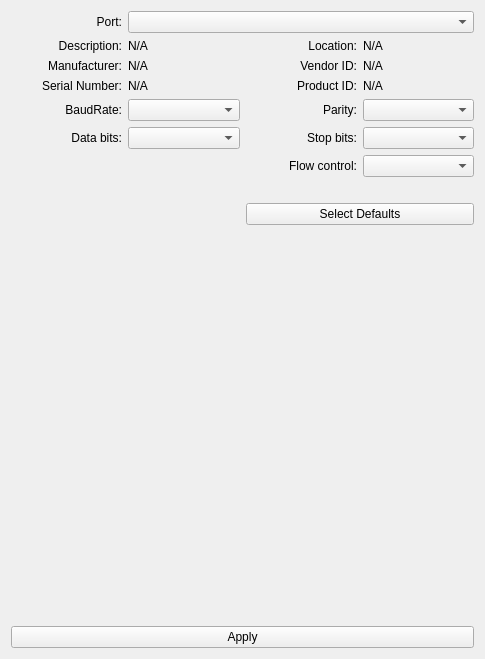
<?xml version="1.0" encoding="UTF-8"?>
<ui version="4.0">
 <class>SerialSettingsWidget</class>
 <widget class="QWidget" name="SerialSettingsWidget">
  <property name="geometry">
   <rect>
    <x>0</x>
    <y>0</y>
    <width>485</width>
    <height>659</height>
   </rect>
  </property>
  <property name="sizePolicy">
   <sizepolicy hsizetype="Minimum" vsizetype="Minimum">
    <horstretch>0</horstretch>
    <verstretch>0</verstretch>
   </sizepolicy>
  </property>
  <property name="windowTitle">
   <string>Settings</string>
  </property>
  <layout class="QGridLayout" name="gridLayout">
   <item row="2" column="0">
    <widget class="QLabel" name="label_2">
     <property name="sizePolicy">
      <sizepolicy hsizetype="Minimum" vsizetype="Minimum">
       <horstretch>0</horstretch>
       <verstretch>0</verstretch>
      </sizepolicy>
     </property>
     <property name="text">
      <string>Manufacturer:</string>
     </property>
     <property name="alignment">
      <set>Qt::AlignRight|Qt::AlignTrailing|Qt::AlignVCenter</set>
     </property>
    </widget>
   </item>
   <item row="3" column="1">
    <widget class="QLabel" name="serialNumberLabel">
     <property name="sizePolicy">
      <sizepolicy hsizetype="Minimum" vsizetype="Minimum">
       <horstretch>0</horstretch>
       <verstretch>0</verstretch>
      </sizepolicy>
     </property>
     <property name="text">
      <string>N/A</string>
     </property>
    </widget>
   </item>
   <item row="3" column="3">
    <widget class="QLabel" name="pidLabel">
     <property name="sizePolicy">
      <sizepolicy hsizetype="Minimum" vsizetype="Minimum">
       <horstretch>0</horstretch>
       <verstretch>0</verstretch>
      </sizepolicy>
     </property>
     <property name="text">
      <string>N/A</string>
     </property>
    </widget>
   </item>
   <item row="3" column="0">
    <widget class="QLabel" name="label_3">
     <property name="sizePolicy">
      <sizepolicy hsizetype="Minimum" vsizetype="Minimum">
       <horstretch>0</horstretch>
       <verstretch>0</verstretch>
      </sizepolicy>
     </property>
     <property name="text">
      <string>Serial Number:</string>
     </property>
     <property name="alignment">
      <set>Qt::AlignRight|Qt::AlignTrailing|Qt::AlignVCenter</set>
     </property>
    </widget>
   </item>
   <item row="2" column="3">
    <widget class="QLabel" name="vidLabel">
     <property name="sizePolicy">
      <sizepolicy hsizetype="Minimum" vsizetype="Minimum">
       <horstretch>0</horstretch>
       <verstretch>0</verstretch>
      </sizepolicy>
     </property>
     <property name="text">
      <string>N/A</string>
     </property>
    </widget>
   </item>
   <item row="3" column="2">
    <widget class="QLabel" name="label_6">
     <property name="sizePolicy">
      <sizepolicy hsizetype="Minimum" vsizetype="Minimum">
       <horstretch>0</horstretch>
       <verstretch>0</verstretch>
      </sizepolicy>
     </property>
     <property name="text">
      <string>Product ID:</string>
     </property>
     <property name="alignment">
      <set>Qt::AlignRight|Qt::AlignTrailing|Qt::AlignVCenter</set>
     </property>
    </widget>
   </item>
   <item row="6" column="3">
    <widget class="QComboBox" name="flowControlBox">
     <property name="sizePolicy">
      <sizepolicy hsizetype="Minimum" vsizetype="Minimum">
       <horstretch>0</horstretch>
       <verstretch>0</verstretch>
      </sizepolicy>
     </property>
    </widget>
   </item>
   <item row="6" column="2">
    <widget class="QLabel" name="flowControlLabel">
     <property name="sizePolicy">
      <sizepolicy hsizetype="Minimum" vsizetype="Minimum">
       <horstretch>0</horstretch>
       <verstretch>0</verstretch>
      </sizepolicy>
     </property>
     <property name="text">
      <string>Flow control:</string>
     </property>
     <property name="alignment">
      <set>Qt::AlignRight|Qt::AlignTrailing|Qt::AlignVCenter</set>
     </property>
    </widget>
   </item>
   <item row="1" column="3">
    <widget class="QLabel" name="locationLabel">
     <property name="sizePolicy">
      <sizepolicy hsizetype="Minimum" vsizetype="Minimum">
       <horstretch>0</horstretch>
       <verstretch>0</verstretch>
      </sizepolicy>
     </property>
     <property name="text">
      <string>N/A</string>
     </property>
    </widget>
   </item>
   <item row="0" column="0">
    <widget class="QLabel" name="label_7">
     <property name="text">
      <string>Port:</string>
     </property>
     <property name="alignment">
      <set>Qt::AlignRight|Qt::AlignTrailing|Qt::AlignVCenter</set>
     </property>
    </widget>
   </item>
   <item row="1" column="1">
    <widget class="QLabel" name="descriptionLabel">
     <property name="sizePolicy">
      <sizepolicy hsizetype="Minimum" vsizetype="Minimum">
       <horstretch>0</horstretch>
       <verstretch>0</verstretch>
      </sizepolicy>
     </property>
     <property name="text">
      <string>N/A</string>
     </property>
    </widget>
   </item>
   <item row="5" column="0">
    <widget class="QLabel" name="dataBitsLabel">
     <property name="sizePolicy">
      <sizepolicy hsizetype="Minimum" vsizetype="Minimum">
       <horstretch>0</horstretch>
       <verstretch>0</verstretch>
      </sizepolicy>
     </property>
     <property name="text">
      <string>Data bits:</string>
     </property>
     <property name="alignment">
      <set>Qt::AlignRight|Qt::AlignTrailing|Qt::AlignVCenter</set>
     </property>
    </widget>
   </item>
   <item row="4" column="1">
    <widget class="QComboBox" name="baudRateBox">
     <property name="sizePolicy">
      <sizepolicy hsizetype="Minimum" vsizetype="Minimum">
       <horstretch>0</horstretch>
       <verstretch>0</verstretch>
      </sizepolicy>
     </property>
    </widget>
   </item>
   <item row="5" column="1">
    <widget class="QComboBox" name="dataBitsBox">
     <property name="sizePolicy">
      <sizepolicy hsizetype="Minimum" vsizetype="Minimum">
       <horstretch>0</horstretch>
       <verstretch>0</verstretch>
      </sizepolicy>
     </property>
    </widget>
   </item>
   <item row="1" column="0">
    <widget class="QLabel" name="label">
     <property name="sizePolicy">
      <sizepolicy hsizetype="Minimum" vsizetype="Minimum">
       <horstretch>0</horstretch>
       <verstretch>0</verstretch>
      </sizepolicy>
     </property>
     <property name="text">
      <string>Description:</string>
     </property>
     <property name="alignment">
      <set>Qt::AlignRight|Qt::AlignTrailing|Qt::AlignVCenter</set>
     </property>
    </widget>
   </item>
   <item row="1" column="2">
    <widget class="QLabel" name="label_4">
     <property name="sizePolicy">
      <sizepolicy hsizetype="Minimum" vsizetype="Minimum">
       <horstretch>0</horstretch>
       <verstretch>0</verstretch>
      </sizepolicy>
     </property>
     <property name="text">
      <string>Location:</string>
     </property>
     <property name="alignment">
      <set>Qt::AlignRight|Qt::AlignTrailing|Qt::AlignVCenter</set>
     </property>
    </widget>
   </item>
   <item row="0" column="1" colspan="3">
    <widget class="QComboBox" name="serialPortInfoListBox">
     <property name="sizePolicy">
      <sizepolicy hsizetype="Minimum" vsizetype="Fixed">
       <horstretch>0</horstretch>
       <verstretch>0</verstretch>
      </sizepolicy>
     </property>
    </widget>
   </item>
   <item row="4" column="2">
    <widget class="QLabel" name="parityLabel">
     <property name="sizePolicy">
      <sizepolicy hsizetype="Minimum" vsizetype="Minimum">
       <horstretch>0</horstretch>
       <verstretch>0</verstretch>
      </sizepolicy>
     </property>
     <property name="text">
      <string>Parity:</string>
     </property>
     <property name="alignment">
      <set>Qt::AlignRight|Qt::AlignTrailing|Qt::AlignVCenter</set>
     </property>
    </widget>
   </item>
   <item row="2" column="1">
    <widget class="QLabel" name="manufacturerLabel">
     <property name="sizePolicy">
      <sizepolicy hsizetype="Minimum" vsizetype="Minimum">
       <horstretch>0</horstretch>
       <verstretch>0</verstretch>
      </sizepolicy>
     </property>
     <property name="text">
      <string>N/A</string>
     </property>
    </widget>
   </item>
   <item row="4" column="3">
    <widget class="QComboBox" name="parityBox">
     <property name="sizePolicy">
      <sizepolicy hsizetype="Minimum" vsizetype="Minimum">
       <horstretch>0</horstretch>
       <verstretch>0</verstretch>
      </sizepolicy>
     </property>
    </widget>
   </item>
   <item row="2" column="2">
    <widget class="QLabel" name="label_5">
     <property name="sizePolicy">
      <sizepolicy hsizetype="Minimum" vsizetype="Minimum">
       <horstretch>0</horstretch>
       <verstretch>0</verstretch>
      </sizepolicy>
     </property>
     <property name="text">
      <string>Vendor ID:</string>
     </property>
     <property name="alignment">
      <set>Qt::AlignRight|Qt::AlignTrailing|Qt::AlignVCenter</set>
     </property>
    </widget>
   </item>
   <item row="5" column="2">
    <widget class="QLabel" name="stopBitsLabel">
     <property name="sizePolicy">
      <sizepolicy hsizetype="Minimum" vsizetype="Minimum">
       <horstretch>0</horstretch>
       <verstretch>0</verstretch>
      </sizepolicy>
     </property>
     <property name="text">
      <string>Stop bits:</string>
     </property>
     <property name="alignment">
      <set>Qt::AlignRight|Qt::AlignTrailing|Qt::AlignVCenter</set>
     </property>
    </widget>
   </item>
   <item row="10" column="0" colspan="4">
    <widget class="QPushButton" name="pushButtonApply">
     <property name="text">
      <string>Apply</string>
     </property>
    </widget>
   </item>
   <item row="4" column="0">
    <widget class="QLabel" name="baudRateLabel">
     <property name="sizePolicy">
      <sizepolicy hsizetype="Minimum" vsizetype="Minimum">
       <horstretch>0</horstretch>
       <verstretch>0</verstretch>
      </sizepolicy>
     </property>
     <property name="text">
      <string>BaudRate:</string>
     </property>
     <property name="alignment">
      <set>Qt::AlignRight|Qt::AlignTrailing|Qt::AlignVCenter</set>
     </property>
    </widget>
   </item>
   <item row="5" column="3">
    <widget class="QComboBox" name="stopBitsBox">
     <property name="sizePolicy">
      <sizepolicy hsizetype="Minimum" vsizetype="Minimum">
       <horstretch>0</horstretch>
       <verstretch>0</verstretch>
      </sizepolicy>
     </property>
    </widget>
   </item>
   <item row="7" column="3">
    <widget class="QLabel" name="label_8">
     <property name="text">
      <string/>
     </property>
    </widget>
   </item>
   <item row="8" column="2" colspan="2">
    <widget class="QPushButton" name="pushButtonSelectDefaults">
     <property name="text">
      <string>Select Defaults</string>
     </property>
    </widget>
   </item>
   <item row="9" column="0" colspan="4">
    <spacer name="verticalSpacer">
     <property name="orientation">
      <enum>Qt::Vertical</enum>
     </property>
     <property name="sizeHint" stdset="0">
      <size>
       <width>20</width>
       <height>40</height>
      </size>
     </property>
    </spacer>
   </item>
  </layout>
 </widget>
 <resources/>
 <connections/>
</ui>
